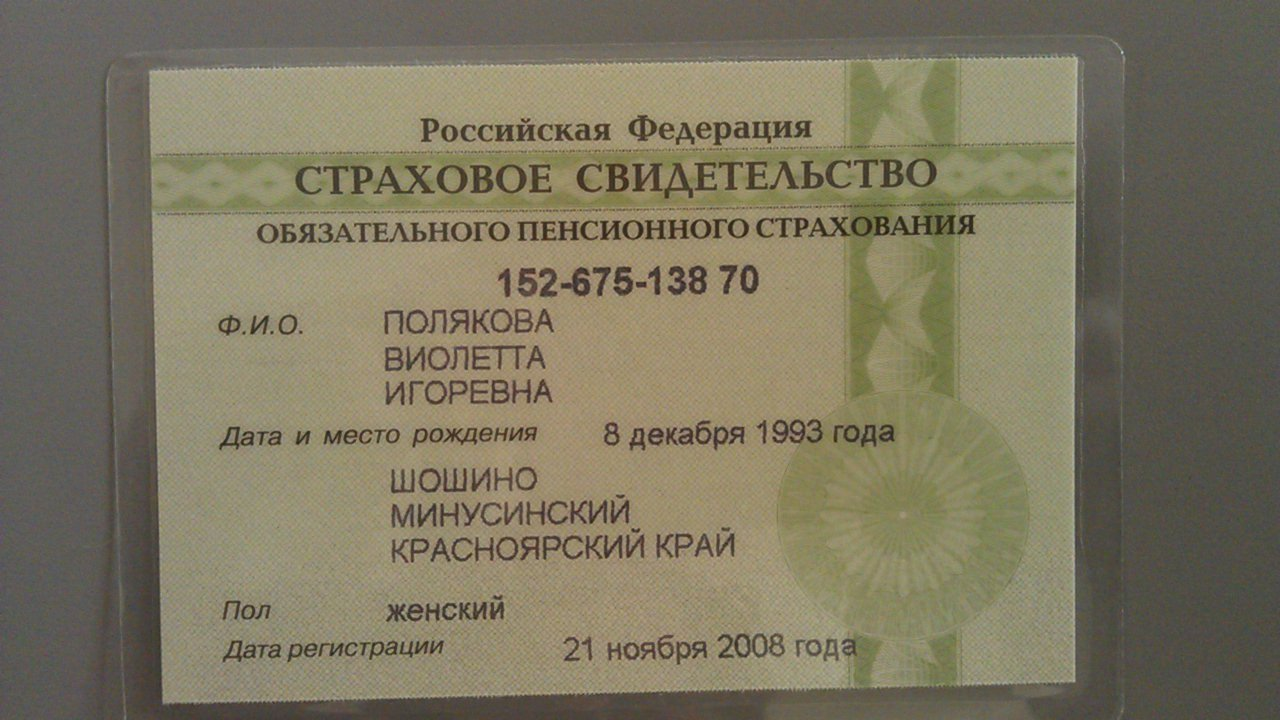
#> input picture bounds/snils.jpg, 1280 x 720 px
$ python contour_bounds.py --input snils.jpg
#> lines starting #> are read from the running program, lines starting #| are printed output that depends on the picture; after the words box and inside, x2 and y2 are one past the last pixel; in counts of white or black regions, pixels touching at a corner belong together
from __future__ import print_function
import cv2 as cv
import numpy as np
import argparse
import random as rng
import matplotlib.pyplot as plt

rng.seed(12345)


def plot_all_steps(imgs, labels):
    rows = 1
    cols = 5
    axes = []
    fig = plt.figure(figsize=(19.2, 10.8))

    for i in range(rows * cols):
        axes.append(fig.add_subplot(rows, cols, i + 1))
        subplot_title = (labels[i])
        axes[-1].set_title(subplot_title)
        plt.axis('off')
        if i == (0, 4):
            plt.imshow(imgs[i])
        else:
            plt.imshow(imgs[i], cmap='Greys_r')
    fig.tight_layout()
    plt.show()


def process():

    # th_adaptive = cv.adaptiveThreshold(src_gray, 255, cv.ADAPTIVE_THRESH_GAUSSIAN_C, cv.THRESH_BINARY, 17, 2)
    canny_output = cv.Canny(blur, 100, 200)

    # cv.imshow('Thresholding Adaptive', src_gray)
    # cv.imshow('Canny', canny_output)
    contours, _ = cv.findContours(canny_output, cv.RETR_EXTERNAL, cv.CHAIN_APPROX_SIMPLE)

    contours_poly = [None] * len(contours)
    boundRect = [None] * len(contours)
    for i, c in enumerate(contours):
        contours_poly[i] = cv.approxPolyDP(c, 3, True)
        boundRect[i] = cv.boundingRect(contours_poly[i])

    contours = sorted(contours, key=cv.contourArea, reverse=True)

    # contour approximation
    for i in contours:
        elip = cv.arcLength(i, True)
        approx = cv.approxPolyDP(i, 0.08 * elip, True)

        if len(approx) == 4:
            doc = approx
            break
    src_copy = src
    # draw contours
    cv.drawContours(src_copy, [doc], -1, (0, 255, 0), 2)
    steps = [src, src_gray, blur, canny_output, src_copy, ]
    labels = ["Image", "Greyscale", "Blurred", "Canny edges", "Contour"]
    plot_all_steps(steps, labels)
    cv.imshow('Contours', src)
    # [8 lines of commented-out code are left out]


parser = argparse.ArgumentParser(description='Code for Creating Bounding boxes and circles for contours tutorial.')
parser.add_argument('--input', help='Path to input image.', default='stuff.jpg')
args = parser.parse_args()
src = cv.imread(args.input)
#> src is the input picture: shape (720, 1280, 3); mean B, G, R 97, 118.9, 125.2
if src is None:
    print('Could not open or find the image:', args.input)
    exit(0)
src = cv.resize(src, (700, 900))
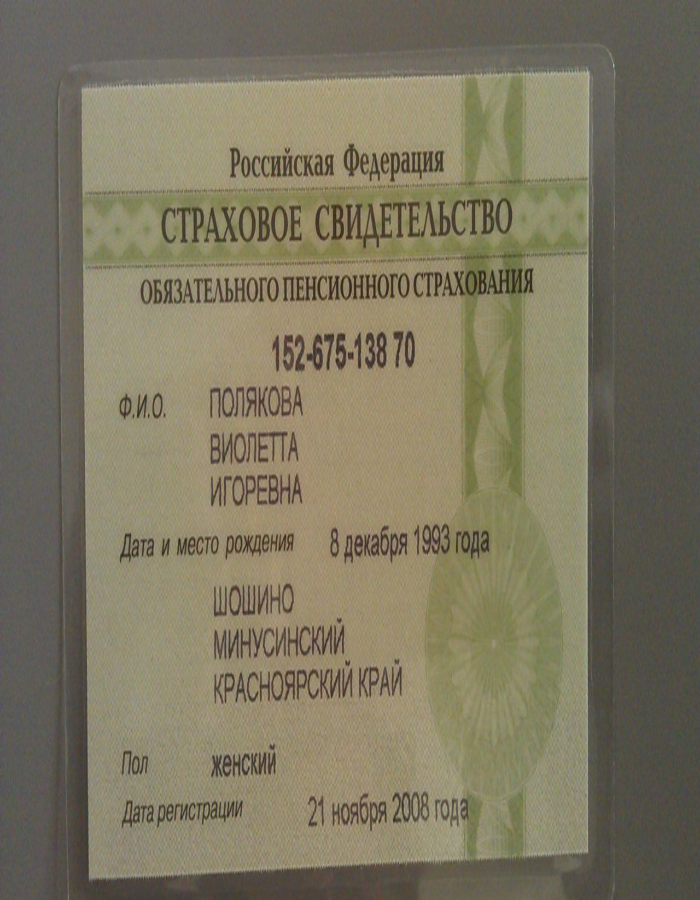
#> src: shape (900, 700, 3); mean B, G, R 96.9, 118.8, 125.1
# Convert image to gray and blur it
src_gray = cv.cvtColor(src, cv.COLOR_BGR2GRAY)
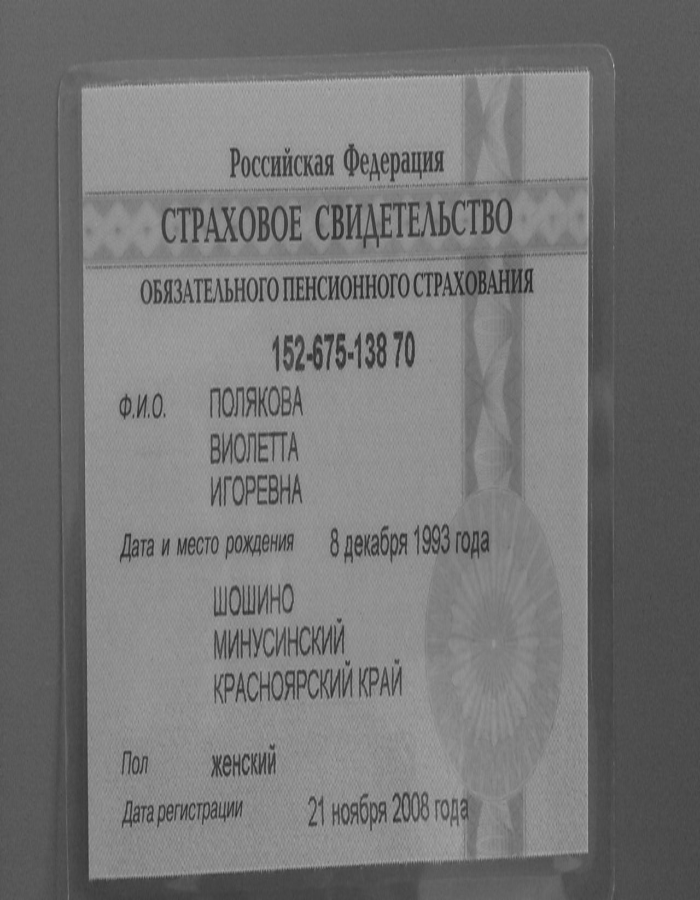
#> src_gray: shape (900, 700); min 32, max 185, mean 118.2
blur = cv.blur(src_gray, (3, 3))
# cv.imshow('Source', src)
process()
#> in process, `canny_output = cv.Canny(blur, 100, 200)`:
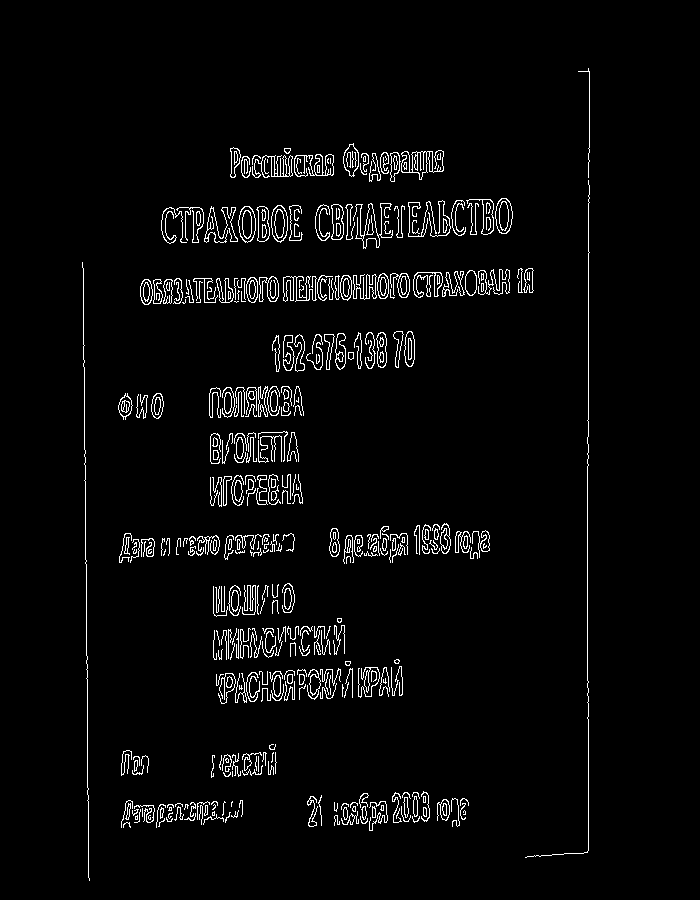
#> canny_output: shape (900, 700); 3.4% white in thin lines or dots, all inside (x1, y1, x2, y2) = (82, 68, 590, 881)
#> in process, `contours, _ = cv.findContours(canny_output, cv.RETR_EXTERNAL, cv.CHAIN..`: contours = 380 contours, 281 with area under 20; largest, box (x1, y1, x2, y2) and area: (401, 150, 444, 180) 518, (238, 206, 256, 243) 482, (271, 205, 288, 243) 474, (495, 198, 513, 234) 474, (353, 203, 393, 249) 370
#> in process, `contours_poly = [None] * len(contours)`: contours_poly = 380 items
#> the loop in process, `for i, c in enumerate(contours):` made 380 passes
#> c on passes 20, 56: [[142, 808], [142, 816]], [[423, 796], [423, 802], [425, 802], [425, 796]]
#> after the loop in process, `for i, c in enumerate(contours):`: boundRect = 380 items, first 6: (123, 822, 8, 6), (158, 818, 7, 9), (166, 817, 6, 5), (412, 816, 8, 7), (360, 816, 8, 8), (334, 815, 6, 11); contours_poly = 380 contours, 260 with area under 20; largest, box (x1, y1, x2, y2) and area: (401, 151, 444, 180) 564, (238, 206, 256, 243) 432, (271, 205, 288, 243) 416, (495, 198, 513, 234) 398, (353, 203, 393, 249) 389
#> the loop in process, `for i in contours:` made 2 passes
#> (elip, doc) on pass 2: (92.18, [[244, 206], [238, 225], [247, 242], [255, 218]])
#> (elip, approx) on pass 1: (344.7, [[443, 151], [401, 171]])
#> in process, `cv.drawContours(src_copy, [doc], -1, (0, 255, 0), 2)`: src_copy: shape (900, 700, 3); 0.04% of pixels changed, all inside (x1, y1, x2, y2) = (237, 205, 257, 244)
#> after the loop in plot_all_steps, `for i in range(rows * cols):`: axes = 5 items
#> in plot_all_steps, `plt.show()`:
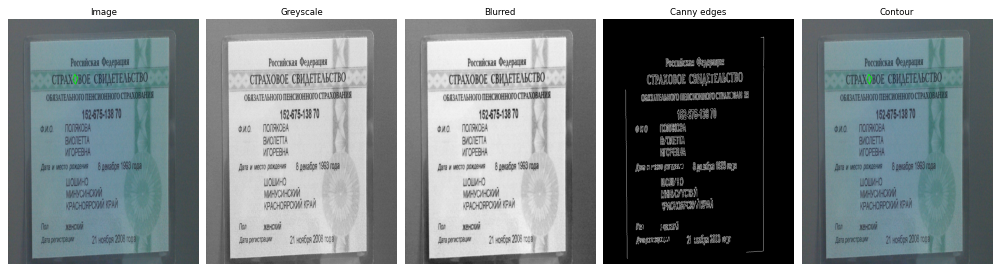
#> figure drawn by matplotlib, 5 panels; B, G, R data is drawn as R, G, B
cv.waitKey()
